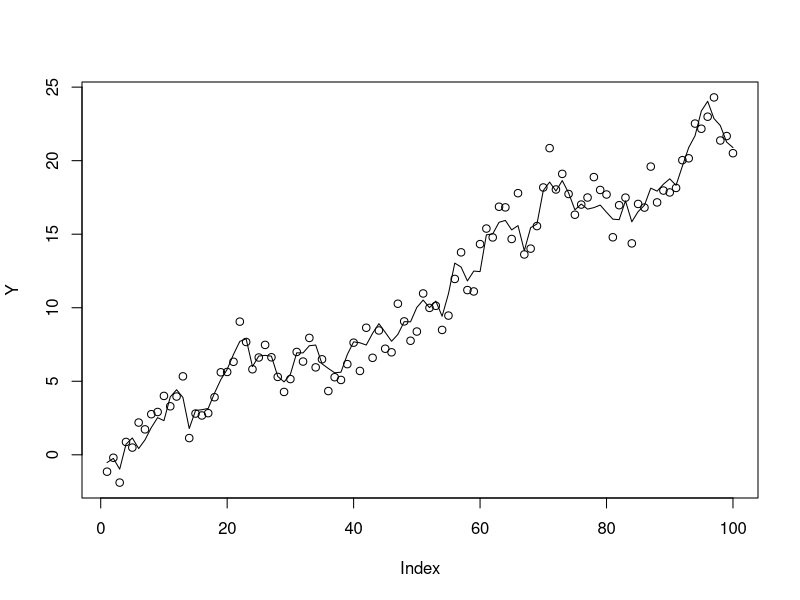
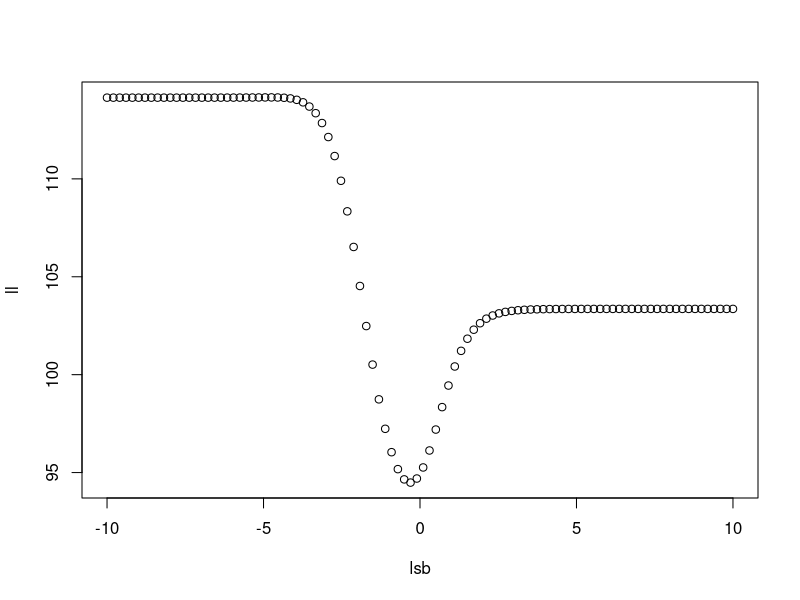
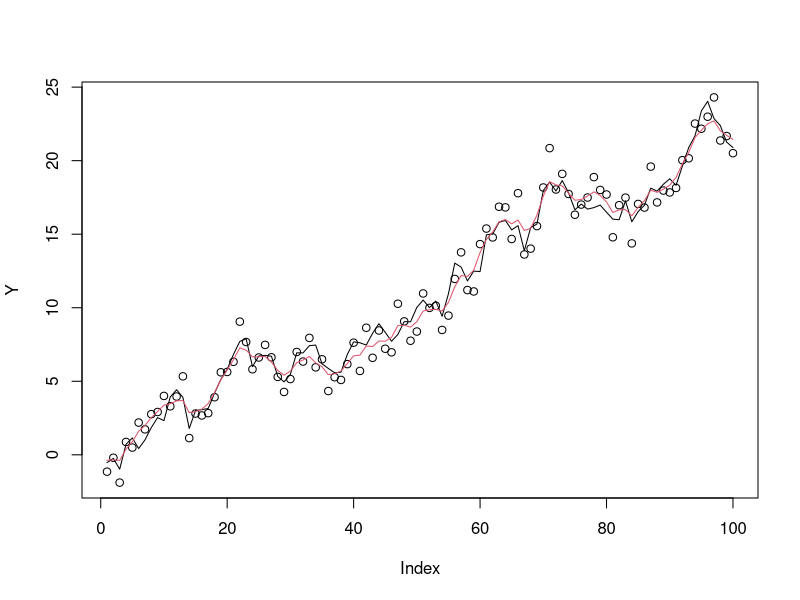
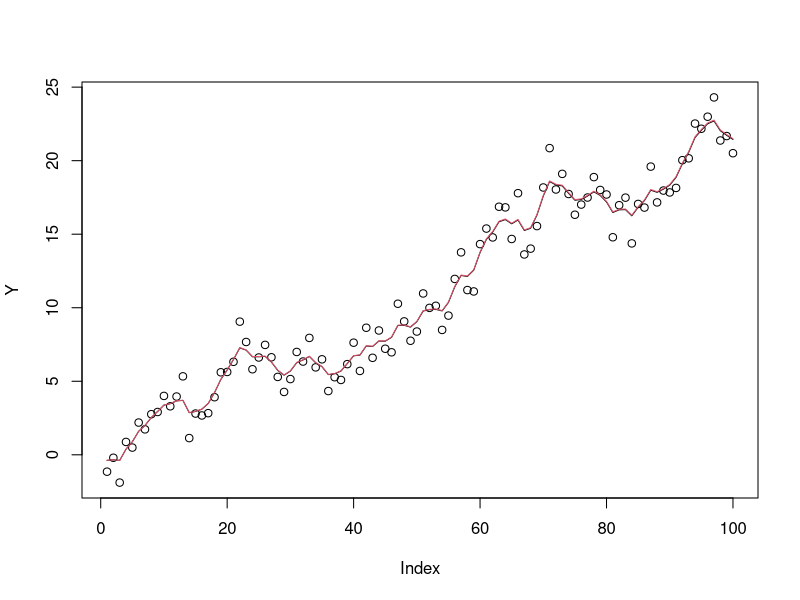
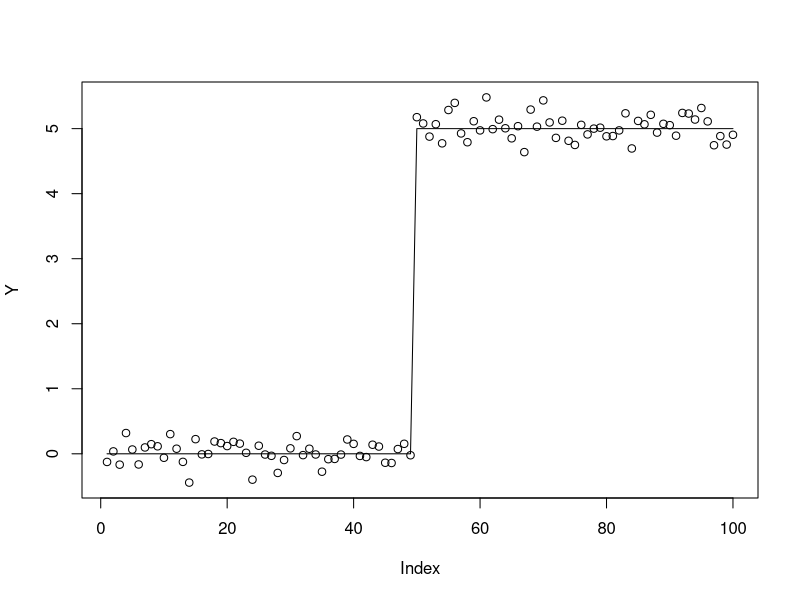
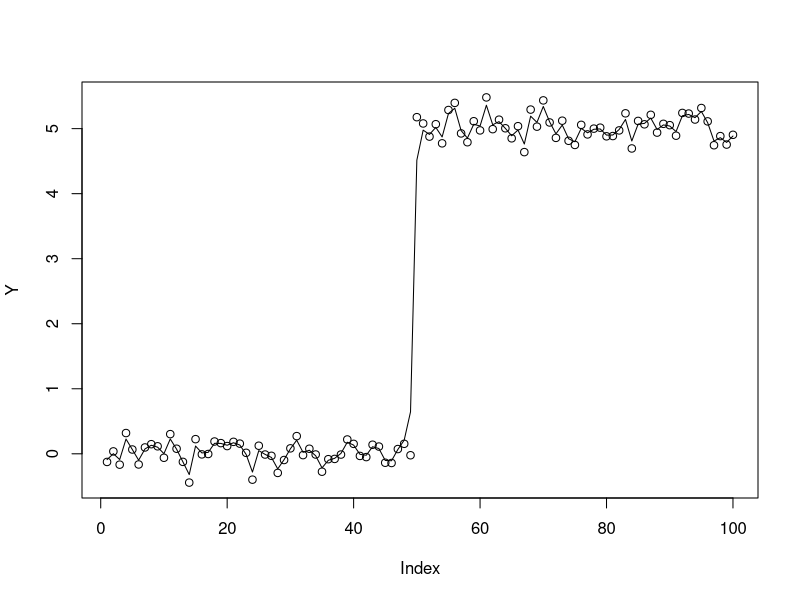
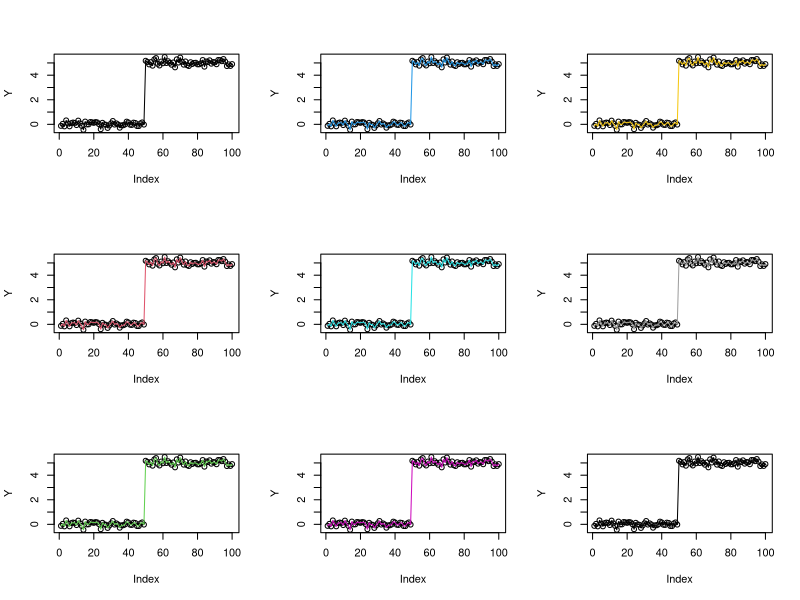
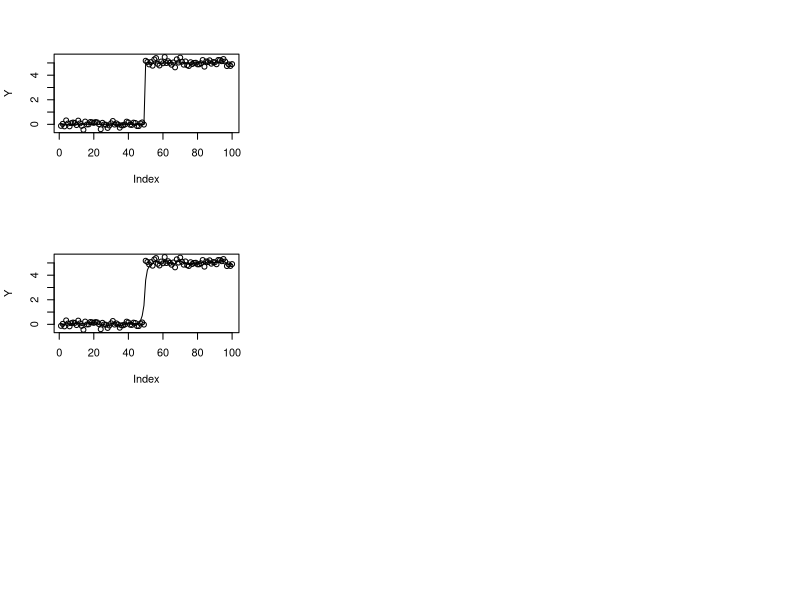

Reproduce these figures in R, in order.
## ---- chunk 1
set.seed(1)
n = 100
p = 100
s = 1
sb = 1
mu= .1

X = matrix(0,nrow=n,ncol=n)
for(i in 1:n){
  X[i:n,i] = 1 #1:(n-i+1)
}
btrue = mu+rnorm(n,sd=sb*s)
#X = scale(X)
#t(t(X)/sqrt(colSums(X^2)))

Y = X %*% btrue + rnorm(n)
plot(Y)
lines(X %*% btrue)

#X = matrix(rnorm(n*p),nrow=n,ncol=p)

X.svd = svd(X)

# fit the model X_j \sim  N(mu z_j,s^2(sb^2+shat^2_j))
# estimate sb (from which mle's of mu and s2 are easy)
# it is like ebnm with N(0,s^2 sb^2) prior and s^2 shat^2_j error
# but with s^2 unknown
# x is vector of observations
# shat is vector of corresponding standard errors (up to constant s)

# this is negative log-likelihood evaluated at mle for s,mu
# z is V't
# par is (log(sb),mu) which are both scalars


# set mu=0 or s2 to fix it
compute_w_mu_s2 = function(sb,x,shat,z,mu=NULL,s2 = NULL){
  w = 1/(sb^2 + shat^2) # inverse variance weights
  if(is.null(mu)){
    mu = sum(w*z*x)/sum(z^2*w) # this is mle of mu
  }
  if(is.null(s2)){
    s2 = mean(w*(x-mu*z)^2) #this is the mle of s2
  }
  return(list(w=w,mu=mu,s2=s2))
}

#set mu=0 to fix it
neg_loglik = function(par,x,shat,z,mu=NULL, s2=NULL){
    sb= exp(par[1])
    aux = compute_w_mu_s2(sb,x,shat,z,mu,s2)
    var_x = aux$s2/aux$w
    return(0.5 *(sum(log(aux$s2/aux$w) + aux$w*(x-aux$mu*z)^2/aux$s2)))
}


TT = (t(X.svd$u) %*% Y)/X.svd$d # what i called T above
z = colSums(X.svd$v)
shat = 1/X.svd$d
lsb = seq(-10,10,length=100)
ll = rep(0,100)
for(i in 1:length(lsb)){
  ll[i] = neg_loglik(lsb[i],TT,shat,z)
}
plot(lsb,ll)

optim(par=0,fn=neg_loglik,x=TT,shat=shat,z=z)
optim(par=0,fn=neg_loglik,x=TT,shat=shat,z=z,method="Brent",lower=-5,upper=5)


# # this is wrong.. it is partial derivative with respect to sb, keeping s fixed
# # need to compute derivative properly.... 
# neg_loglik_grad = function(sb,x,xhat){
#   var_x_over_s = sb^2 + shat^2
#   s2 = mean(x^2/var_x_over_s) #this is the mle
#   var_x = s2 * var_x_over_s
#   return(0.5* sum(1/var_x_over_s - x^2/var_x))
# }
# neg_loglik_grad(0.1,xx,shat)
# eps=1e-5
# (log_lik(0.1,xx,shat) - log_lik(0.1-eps,xx,shat))/eps
# 
# 
# 
# 
# 
## ---- chunk 2
ebnm_normal_unknown_s = function(x,shat,z,mu=NULL,s2=NULL){
  fit = optim(par=0,fn=neg_loglik,x=x,shat=shat,z=z,mu=mu,s2=s2,method="Brent",lower=-5,upper=5)
  sb = exp(fit$par)
  aux = compute_w_mu_s2(sb,x,shat,z,mu,s2)
  return(list(sb=sb, s = sqrt(aux$s2), mu = aux$mu, loglik = -fit$value))  
}
fit = ebnm_normal_unknown_s(TT,shat,z)
## ---- chunk 3
shrink = fit$sb^2 * X.svd$d^2
shrink = shrink/(1+shrink)

post_mean = X.svd$v %*% (shrink*(TT-fit$mu*colSums(X.svd$v))) + fit$mu
plot(Y)
lines(X %*% btrue)
lines(X %*% post_mean,col=2)

## ---- chunk 4
eb_ridge = function(y,X,mu=NULL,s2=NULL){
  X.svd = svd(X)
  TT = (t(X.svd$u) %*% Y)/X.svd$d # what i called T above
  z = colSums(X.svd$v)  
  shat = 1/X.svd$d
  fit = ebnm_normal_unknown_s(TT,shat,z,mu,s2)
  
  shrink = fit$sb^2 * X.svd$d^2
  shrink = shrink/(1+shrink)

  post_mean = X.svd$v %*% (shrink*(TT-fit$mu*colSums(X.svd$v))) + fit$mu
  return(list(fit=fit,post_mean=post_mean))
}

fit.eb = eb_ridge(Y,X)
Xnew = t(t(X)*as.vector(fit.eb$post_mean))
plot(Y)
lines(Xnew %*% rep(1,100))
fit.eb2 = eb_ridge(Y,Xnew)
lines(Xnew %*% fit.eb2$post_mean,col=2)
fit.eb2$fit
exp(-5)
## ---- chunk 5
set.seed(1)
btrue = rep(0,100)
btrue[50] = 5
Y = X %*% btrue + 0.2*rnorm(n)
plot(Y)
lines(X %*% btrue)

fit.eb = eb_ridge(Y,X,mu=0)
plot(Y)
lines(X %*% fit.eb$post_mean)
par(mfcol=c(3,3))
Xnew=X
for(i in 1:9){
  Xnew = t(t(Xnew)*as.vector(fit.eb$post_mean))
  fit.eb = eb_ridge(Y,Xnew,mu=0)
  plot(Y)
  lines(Xnew %*% fit.eb$post_mean,col=i)
}
## ---- chunk 6
set.seed(1)
btrue = rep(0,100)
btrue[50] = 5
Y = X %*% btrue + 0.2*rnorm(n)
plot(Y)
lines(X %*% btrue)

fit.eb = eb_ridge(Y,X,mu=0,s2=0.2)
plot(Y)
lines(X %*% fit.eb$post_mean)
par(mfcol=c(3,3))
Xnew=X
for(i in 1:9){
  Xnew = t(t(Xnew)*as.vector(fit.eb$post_mean))
  fit.eb = eb_ridge(Y,Xnew,mu=0,s2=0.2)
  plot(Y)
  lines(Xnew %*% fit.eb$post_mean,col=i)
}
## ---- chunk 7
set.seed(1)
btrue = rep(0,100)
btrue[50] = 5
Y = X %*% btrue + 0.2*rnorm(n)
plot(Y)
lines(X %*% btrue)

fit.eb = eb_ridge(Y,X,s2=0.2)
plot(Y)
lines(X %*% fit.eb$post_mean)
par(mfcol=c(3,3))
Xnew=X
for(i in 1:9){
  Xnew = t(t(Xnew)*as.vector(fit.eb$post_mean))
  fit.eb = eb_ridge(Y,Xnew,s2=0.2)
  plot(Y)
  lines(Xnew %*% fit.eb$post_mean,col=i)
}
## ---- chunk 8
